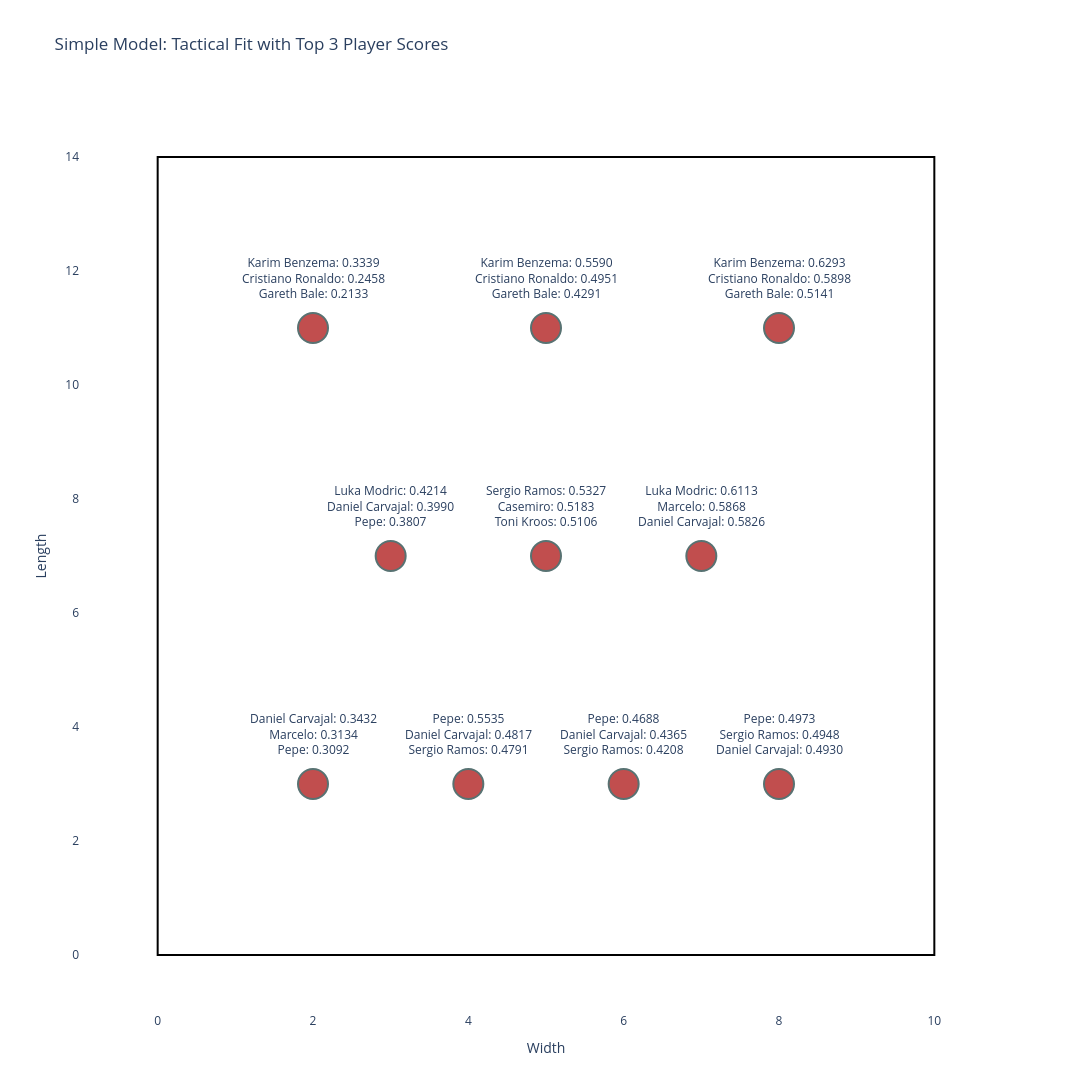

Write notebook code for a chart like this one.
### Code cell
import plotly.graph_objects as go


def visualize_simple_tactical_fit_with_top3_scores_clean(
    custom_coords, squad_df, model, device, player_stats_cols
):
    """
    Visualize tactical fit with Plotly, showing top 3 players and their scores for every position.
    All positions show top 3 scores as annotations, aligned neatly above the marker.
    """
    model.eval()

    coords_np = np.array(custom_coords, dtype=float)

    # Normalize coordinates as in training
    coords_norm = coords_np.copy()
    coords_norm[:, 0] = (coords_norm[:, 0] - 5.0) / 4.0
    coords_norm[:, 1] = (coords_norm[:, 1] - 7.0) / 4.0

    all_rankings = []
    top3_per_pos = []

    # -------------------------
    # Score players for each position
    # -------------------------
    for i in range(len(coords_norm)):
        target_pos_tensor = torch.tensor([coords_norm[i]], dtype=torch.float32).to(
            device
        )

        with torch.no_grad():
            p_emb = model.position_tower(target_pos_tensor)
            p_norm = p_emb / (torch.linalg.norm(p_emb, dim=1, keepdim=True) + 1e-8)

            scores = []
            for _, player_row in squad_df.iterrows():
                p_stats = torch.tensor(
                    [player_row[player_stats_cols].values], dtype=torch.float32
                ).to(device)

                u_emb = model.player_tower(p_stats)
                u_norm = u_emb / (torch.linalg.norm(u_emb, dim=1, keepdim=True) + 1e-8)

                score = torch.matmul(p_norm, u_norm.T).item()
                scores.append((player_row["player_name"], score))

        # Sort descending
        scores.sort(key=lambda x: x[1], reverse=True)

        # Save top 5 for hover
        top5 = "<br>".join([f"{n}: {s:.4f}" for n, s in scores[:5]])
        all_rankings.append(top5)

        # Save top 3 for annotations
        top3_per_pos.append(scores[:3])

    # -------------------------
    # Plot pitch
    # -------------------------
    fig = go.Figure()

    # Pitch boundaries
    fig.add_shape(type="rect", x0=0, y0=0, x1=10, y1=14, line=dict(color="Black"))

    # Position markers
    fig.add_trace(
        go.Scatter(
            x=coords_np[:, 0],
            y=coords_np[:, 1],
            mode="markers+text",
            marker=dict(
                size=30,
                color="FireBrick",
                line=dict(width=2, color="DarkSlateGrey"),
                opacity=0.8,
            ),
            # text=[f"Pos {i + 1}" for i in range(len(custom_coords))],
            textposition="top center",
            hoverinfo="text",
            hovertext=[f"<b>Top Fits:</b><br>{rank}" for rank in all_rankings],
        )
    )

    # -------------------------
    # Add top 3 annotations for all positions
    # -------------------------
    for i, (x, y) in enumerate(coords_np):
        top3_text = "<br>".join(
            [f"{name}: {score:.4f}" for name, score in top3_per_pos[i]]
        )

        # Use yshift to place text above the marker neatly
        fig.add_annotation(
            x=x,
            y=y,
            text=top3_text,
            showarrow=False,
            font=dict(size=12),
            align="center",
            yshift=50,  # moves the text above the marker
        )

    # -------------------------
    # Layout
    # -------------------------
    fig.update_layout(
        title="Simple Model: Tactical Fit with Top 3 Player Scores",
        xaxis=dict(title="Width", range=[-1, 11], showgrid=False, zeroline=False),
        yaxis=dict(title="Length", range=[-1, 15], showgrid=False, zeroline=False),
        width=1200,
        height=1400,
        template="plotly_white",
    )

    fig.show()


visualize_simple_tactical_fit_with_top3_scores_clean(
    attacking_433, df_match_real_madrid, model, device, player_stats_cols
)

### Figure 1 — Plotly figure (JSON) as saved in the notebook; plotly's stock layout.template omitted (floating-point values rounded to 4 significant figures)
{"data": [{"hoverinfo": "text", "hovertext": ["<b>Top Fits:</b><br>Daniel Carvajal: 0.3432<br>Marcelo: 0.3134<br>Pepe: 0.3092<br>Luka Modric: 0.2572<br>Sergio Ramos: 0.2349", "<b>Top Fits:</b><br>Pepe: 0.5535<br>Daniel Carvajal: 0.4817<br>Sergio Ramos: 0.4791<br>Marcelo: 0.4560<br>Casemiro: 0.4520", "<b>Top Fits:</b><br>Pepe: 0.4688<br>Daniel Carvajal: 0.4365<br>Sergio Ramos: 0.4208<br>Luka Modric: 0.3810<br>Toni Kroos: 0.3800", "<b>Top Fits:</b><br>Pepe: 0.4973<br>Sergio Ramos: 0.4948<br>Daniel Carvajal: 0.4930<br>Marcelo: 0.4803<br>Luka Modric: 0.4546", "<b>Top Fits:</b><br>Luka Modric: 0.4214<br>Daniel Carvajal: 0.3990<br>Pepe: 0.3807<br>Marcelo: 0.3772<br>Casemiro: 0.3665", "<b>Top Fits:</b><br>Sergio Ramos: 0.5327<br>Casemiro: 0.5183<br>Toni Kroos: 0.5106<br>Pepe: 0.5070<br>Luka Modric: 0.5070", "<b>Top Fits:</b><br>Luka Modric: 0.6113<br>Marcelo: 0.5868<br>Daniel Carvajal: 0.5826<br>Pepe: 0.5631<br>Casemiro: 0.5601", "<b>Top Fits:</b><br>Karim Benzema: 0.3339<br>Cristiano Ronaldo: 0.2458<br>Gareth Bale: 0.2133<br>Luka Modric: 0.1503<br>Marcelo: 0.1432", "<b>Top Fits:</b><br>Karim Benzema: 0.6293<br>Cristiano Ronaldo: 0.5898<br>Gareth Bale: 0.5141<br>Sergio Ramos: 0.4064<br>Luka Modric: 0.3749", "<b>Top Fits:</b><br>Karim Benzema: 0.5590<br>Cristiano Ronaldo: 0.4951<br>Gareth Bale: 0.4291<br>Sergio Ramos: 0.2966<br>Toni Kroos: 0.2773"], "marker": {"color": "FireBrick", "line": {"color": "DarkSlateGrey", "width": 2}, "opacity": 0.8, "size": 30}, "mode": "markers+text", "textposition": "top center", "type": "scatter", "x": [2.0, 4.0, 6.0, 8.0, 3.0, 5.0, 7.0, 2.0, 8.0, 5.0], "y": [3.0, 3.0, 3.0, 3.0, 7.0, 7.0, 7.0, 11.0, 11.0, 11.0]}], "layout": {"annotations": [{"align": "center", "font": {"size": 12}, "showarrow": false, "text": "Daniel Carvajal: 0.3432<br>Marcelo: 0.3134<br>Pepe: 0.3092", "x": 2, "y": 3, "yshift": 50}, {"align": "center", "font": {"size": 12}, "showarrow": false, "text": "Pepe: 0.5535<br>Daniel Carvajal: 0.4817<br>Sergio Ramos: 0.4791", "x": 4, "y": 3, "yshift": 50}, {"align": "center", "font": {"size": 12}, "showarrow": false, "text": "Pepe: 0.4688<br>Daniel Carvajal: 0.4365<br>Sergio Ramos: 0.4208", "x": 6, "y": 3, "yshift": 50}, {"align": "center", "font": {"size": 12}, "showarrow": false, "text": "Pepe: 0.4973<br>Sergio Ramos: 0.4948<br>Daniel Carvajal: 0.4930", "x": 8, "y": 3, "yshift": 50}, {"align": "center", "font": {"size": 12}, "showarrow": false, "text": "Luka Modric: 0.4214<br>Daniel Carvajal: 0.3990<br>Pepe: 0.3807", "x": 3, "y": 7, "yshift": 50}, {"align": "center", "font": {"size": 12}, "showarrow": false, "text": "Sergio Ramos: 0.5327<br>Casemiro: 0.5183<br>Toni Kroos: 0.5106", "x": 5, "y": 7, "yshift": 50}, {"align": "center", "font": {"size": 12}, "showarrow": false, "text": "Luka Modric: 0.6113<br>Marcelo: 0.5868<br>Daniel Carvajal: 0.5826", "x": 7, "y": 7, "yshift": 50}, {"align": "center", "font": {"size": 12}, "showarrow": false, "text": "Karim Benzema: 0.3339<br>Cristiano Ronaldo: 0.2458<br>Gareth Bale: 0.2133", "x": 2, "y": 11, "yshift": 50}, {"align": "center", "font": {"size": 12}, "showarrow": false, "text": "Karim Benzema: 0.6293<br>Cristiano Ronaldo: 0.5898<br>Gareth Bale: 0.5141", "x": 8, "y": 11, "yshift": 50}, {"align": "center", "font": {"size": 12}, "showarrow": false, "text": "Karim Benzema: 0.5590<br>Cristiano Ronaldo: 0.4951<br>Gareth Bale: 0.4291", "x": 5, "y": 11, "yshift": 50}], "height": 1400, "shapes": [{"line": {"color": "Black"}, "type": "rect", "x0": 0, "x1": 10, "y0": 0, "y1": 14}], "title": {"text": "Simple Model: Tactical Fit with Top 3 Player Scores"}, "width": 1200, "xaxis": {"range": [-1, 11], "showgrid": false, "title": {"text": "Width"}, "zeroline": false}, "yaxis": {"range": [-1, 15], "showgrid": false, "title": {"text": "Length"}, "zeroline": false}}}
